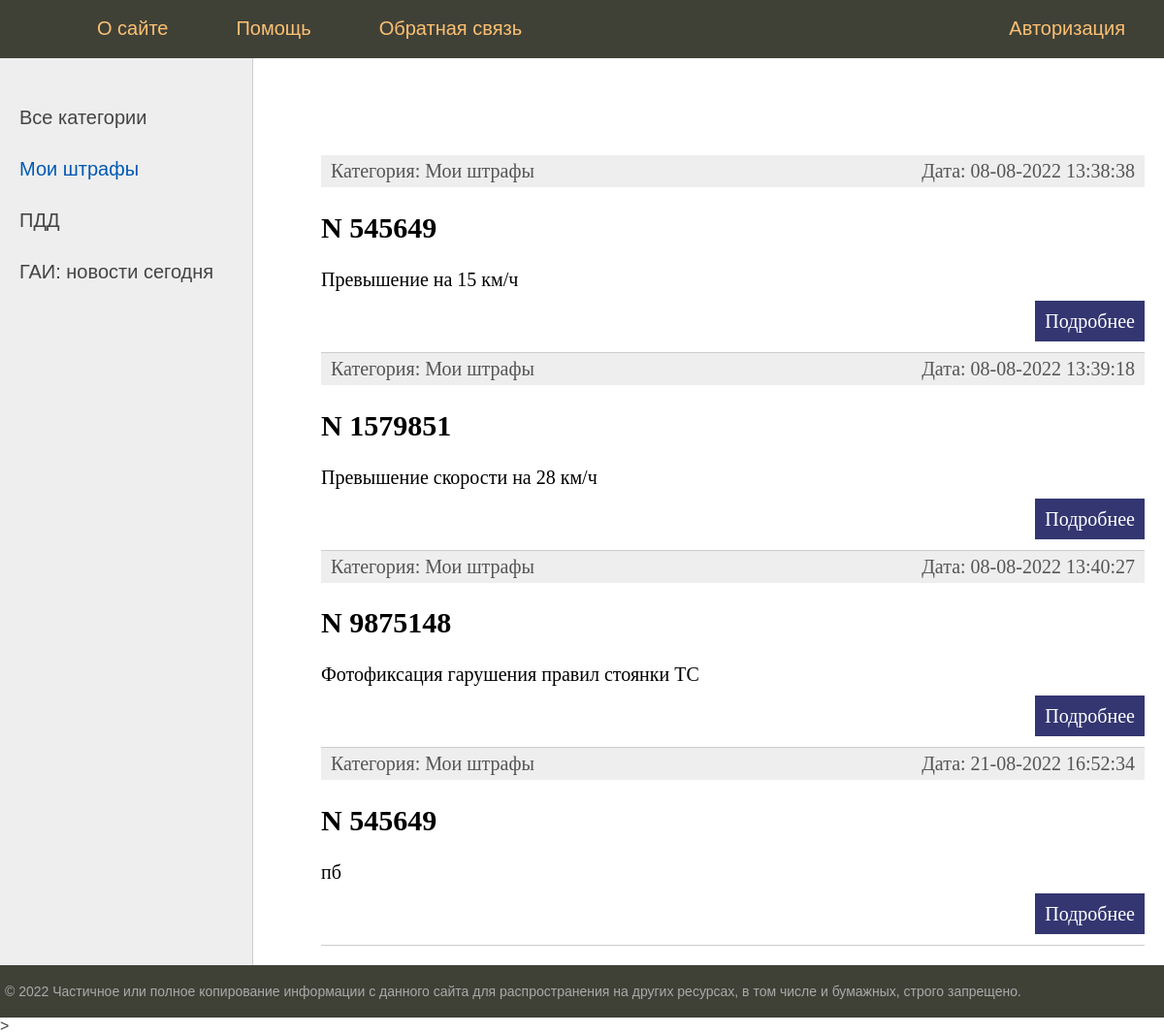
Page /category/1/ on the committed database.
### myfines/models.py (models this page shows, shortened)
class Category(models.Model):
    name = models.CharField(max_length=100, db_index=True)
    slug = models.SlugField(max_length=255, unique=True, db_index=True, verbose_name="URL")
    def __str__(self):
        return self.name
    def get_absolute_url(self):
        return reverse('category', kwargs={'cat_id': self.pk})
    class Meta:
        verbose_name = 'Категория'
        verbose_name_plural = 'Категории'
        ordering = ['id']

class Fines(models.Model):
    title = models.CharField(max_length=255)
    slug = models.SlugField(max_length=255, unique=True, db_index=True, verbose_name="URL")
    content = models.TextField(blank=True)
    time_create = models.DateTimeField(auto_now_add=True)
    is_published = models.BooleanField(default=True)
    cat = models.ForeignKey('Category', on_delete=models.PROTECT )
    def get_absolute_url(self):
        return reverse('post', kwargs={'post_slug': self.slug})
    class Meta:
        verbose_name = 'BelDrive'
        verbose_name_plural = 'BelDrive'
        ordering = ['time_create', 'title']

### myfines/views.py (the view)
# urls.py: path('category/<int:cat_id>/', show_category, name='category'),
def show_category(request, cat_id):
    posts = Fines.objects.filter(cat_id=cat_id)
    if len(posts) == 0:
        raise Http404()
    context = {
        'posts': posts,
        'menu': menu,
        'title': 'Отображение по рубрикам',
        'cat_selected': cat_id,
    }
    return render(request, 'myfines/index.html', context=context)

### myfines/templatetags/myfines_tags.py (called while the page is built)
@register.inclusion_tag('myfines/list_categories.html')
def show_categories(sort=None, cat_selected=0):
    if not sort:
        cats = Category.objects.all()
    else:
        cats = Category.objects.order_by(sort)
    return {"cats": cats, "cat_selected": cat_selected}

### templates/myfines/index.html (shortened to what this page needs)
{% extends 'myfines/base.html' %}
{% block content %}
<ul class="list-articles">
 {% for p in posts %}
   <li><div class="article-panel">
 <p class="first">Категория: {{p.cat}}</p>
 <p class="last">Дата: {{p.time_create|date:"d-m-Y H:i:s"}}</p>
</div>
    <h2>{{p.title}}</h2>
 {% autoescape on %}
 {{p.content|linebreaks|truncatewords:50}}
 {% endautoescape %}
   <p class="link-read-post"><a href="{{ p.get_absolute_url }}">Подробнее</a></p>
   </li>
 {% endfor %}
</ul>
{% endblock %}

### templates/myfines/list_categories.html
{% for c in cats %}
         {% if c.pk == cat_selected %}
                   <li class="selected">{{c.name}}</li>
         {% else %}
                   <li><a href="{{ c.get_absolute_url }}">{{c.name}}</a></li>
         {% endif %}
{% endfor %}

### myfines/static/myfines/css/styles.css (style rules this page uses)
html, body { font-family: 'Arial'; margin: 0; padding: 0; height: 100%; width: 100%; color: #444; }
a { color: #0059b2; text-decoration: none; }
p.link-read-post { text-align: right; }
p.link-read-post a { padding: 10px; min-width: 100px; background: #333671; color: #fff; text-decoration: none; }
div.article-panel { background: #eee; padding: 5px 10px 5px 10px; box-sizing: border-box; overflow: hidden; color: #555; }
div.article-panel p.first { margin: 0; float: left; }
div.article-panel p.last { margin: 0; float: right; }
ul.list-articles { list-style: none; margin: 0; padding: 0; }
ul.list-articles li { border-bottom: 1px solid #ccc; }
.left-chapters ul li { margin: 30px 0 0 0; color: #999; }
.left-chapters ul li.selected { color: #0059b2; }
.left-chapters ul li a { color: #444; text-decoration: none; }

### rows in the picture
Category: name "Мои штрафы"
Category: name "ПДД"
Category: name "ГАИ: новости сегодня"
Fines: cat "Мои штрафы", time_create "08-08-2022 13:38:38", title "N 545649", content "Превышение на 15 км/ч"
Fines: cat "Мои штрафы", time_create "08-08-2022 13:39:18", title "N 1579851", content "Превышение скорости на 28 км/ч"
Fines: cat "Мои штрафы", time_create "08-08-2022 13:40:27", title "N 9875148", content "Фотофиксация гарушения правил стоянки ТС"
Fines: cat "Мои штрафы", time_create "21-08-2022 16:52:34", title "N 545649", content "пб"

### other values in the picture
{{ m.title }} "О сайте" "Помощь" "Обратная связь"
{{ m.title }} "Авторизация"
